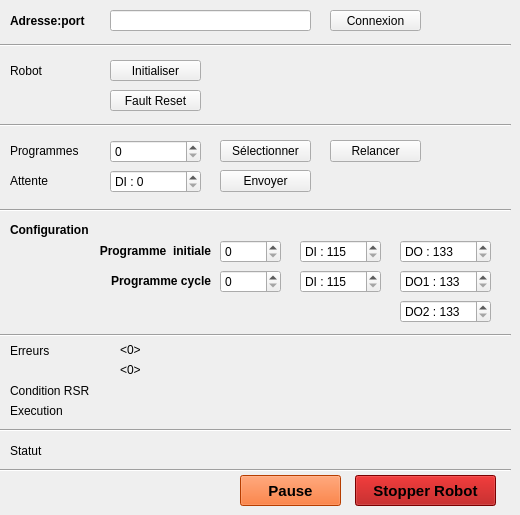
    <widget class="QWidget" name="fanuc">
     <attribute name="title">
      <string>Fanuc</string>
     </attribute>
     <widget class="QPushButton" name="fanuc_connexion">
      <property name="geometry">
       <rect>
        <x>330</x>
        <y>10</y>
        <width>91</width>
        <height>21</height>
       </rect>
      </property>
      <property name="text">
       <string>Connexion</string>
      </property>
     </widget>
     <widget class="QLabel" name="label_18">
      <property name="geometry">
       <rect>
        <x>10</x>
        <y>10</y>
        <width>101</width>
        <height>21</height>
       </rect>
      </property>
      <property name="font">
       <font>
        <bold>true</bold>
       </font>
      </property>
      <property name="text">
       <string>Adresse:port</string>
      </property>
      <property name="wordWrap">
       <bool>false</bool>
      </property>
     </widget>
     <widget class="QLineEdit" name="fanuc_host">
      <property name="geometry">
       <rect>
        <x>110</x>
        <y>10</y>
        <width>201</width>
        <height>21</height>
       </rect>
      </property>
      <property name="text">
       <string/>
      </property>
     </widget>
     <widget class="QLabel" name="label_25">
      <property name="geometry">
       <rect>
        <x>10</x>
        <y>440</y>
        <width>91</width>
        <height>21</height>
       </rect>
      </property>
      <property name="locale">
       <locale language="French" country="France"/>
      </property>
      <property name="text">
       <string>Statut</string>
      </property>
     </widget>
     <widget class="QLabel" name="fanuc_status">
      <property name="geometry">
       <rect>
        <x>120</x>
        <y>440</y>
        <width>371</width>
        <height>21</height>
       </rect>
      </property>
      <property name="font">
       <font>
        <bold>true</bold>
       </font>
      </property>
      <property name="locale">
       <locale language="French" country="France"/>
      </property>
      <property name="text">
       <string>&lt;no status&gt;</string>
      </property>
      <property name="alignment">
       <set>Qt::AlignLeading|Qt::AlignLeft|Qt::AlignVCenter</set>
      </property>
      <property name="wordWrap">
       <bool>false</bool>
      </property>
     </widget>
     <widget class="QPushButton" name="fanuc_stopper_robot">
      <property name="geometry">
       <rect>
        <x>355</x>
        <y>475</y>
        <width>141</width>
        <height>31</height>
       </rect>
      </property>
      <property name="font">
       <font>
        <pointsize>11</pointsize>
        <bold>true</bold>
       </font>
      </property>
      <property name="styleSheet">
       <string notr="true">background-color:#aa0000;color:black;</string>
      </property>
      <property name="text">
       <string>Stopper Robot</string>
      </property>
     </widget>
     <widget class="Line" name="line_13">
      <property name="geometry">
       <rect>
        <x>0</x>
        <y>35</y>
        <width>511</width>
        <height>20</height>
       </rect>
      </property>
      <property name="orientation">
       <enum>Qt::Horizontal</enum>
      </property>
     </widget>
     <widget class="QPushButton" name="fanuc_pause">
      <property name="geometry">
       <rect>
        <x>240</x>
        <y>475</y>
        <width>101</width>
        <height>31</height>
       </rect>
      </property>
      <property name="font">
       <font>
        <pointsize>11</pointsize>
        <bold>true</bold>
       </font>
      </property>
      <property name="styleSheet">
       <string notr="true">background-color:#ff5500;color:black;</string>
      </property>
      <property name="text">
       <string>Pause</string>
      </property>
     </widget>
     <widget class="Line" name="line_19">
      <property name="geometry">
       <rect>
        <x>0</x>
        <y>460</y>
        <width>511</width>
        <height>20</height>
       </rect>
      </property>
      <property name="orientation">
       <enum>Qt::Horizontal</enum>
      </property>
     </widget>
     <widget class="QPushButton" name="fanuc_uop_init">
      <property name="geometry">
       <rect>
        <x>110</x>
        <y>60</y>
        <width>91</width>
        <height>21</height>
       </rect>
      </property>
      <property name="text">
       <string>Initialiser</string>
      </property>
     </widget>
     <widget class="QLabel" name="label_74">
      <property name="geometry">
       <rect>
        <x>10</x>
        <y>60</y>
        <width>101</width>
        <height>21</height>
       </rect>
      </property>
      <property name="locale">
       <locale language="French" country="France"/>
      </property>
      <property name="text">
       <string>Robot</string>
      </property>
     </widget>
     <widget class="QLabel" name="label_75">
      <property name="geometry">
       <rect>
        <x>10</x>
        <y>140</y>
        <width>101</width>
        <height>21</height>
       </rect>
      </property>
      <property name="locale">
       <locale language="French" country="France"/>
      </property>
      <property name="text">
       <string>Programmes</string>
      </property>
     </widget>
     <widget class="QPushButton" name="fanuc_fault_reset">
      <property name="geometry">
       <rect>
        <x>110</x>
        <y>90</y>
        <width>91</width>
        <height>21</height>
       </rect>
      </property>
      <property name="text">
       <string>Fault Reset</string>
      </property>
     </widget>
     <widget class="QSpinBox" name="fanuc_rsr_select_spin">
      <property name="geometry">
       <rect>
        <x>110</x>
        <y>140</y>
        <width>91</width>
        <height>23</height>
       </rect>
      </property>
      <property name="accelerated">
       <bool>true</bool>
      </property>
      <property name="correctionMode">
       <enum>QAbstractSpinBox::CorrectToNearestValue</enum>
      </property>
      <property name="maximum">
       <number>255</number>
      </property>
      <property name="stepType">
       <enum>QAbstractSpinBox::DefaultStepType</enum>
      </property>
     </widget>
     <widget class="QPushButton" name="fanuc_rsr_start">
      <property name="geometry">
       <rect>
        <x>330</x>
        <y>140</y>
        <width>91</width>
        <height>22</height>
       </rect>
      </property>
      <property name="text">
       <string>Relancer</string>
      </property>
     </widget>
     <widget class="QPushButton" name="fanuc_rsr_select">
      <property name="geometry">
       <rect>
        <x>220</x>
        <y>140</y>
        <width>91</width>
        <height>22</height>
       </rect>
      </property>
      <property name="text">
       <string>Sélectionner</string>
      </property>
     </widget>
     <widget class="QLabel" name="label_76">
      <property name="geometry">
       <rect>
        <x>10</x>
        <y>340</y>
        <width>101</width>
        <height>21</height>
       </rect>
      </property>
      <property name="locale">
       <locale language="French" country="France"/>
      </property>
      <property name="text">
       <string>Erreurs</string>
      </property>
     </widget>
     <widget class="Line" name="line_20">
      <property name="geometry">
       <rect>
        <x>0</x>
        <y>115</y>
        <width>511</width>
        <height>20</height>
       </rect>
      </property>
      <property name="orientation">
       <enum>Qt::Horizontal</enum>
      </property>
     </widget>
     <widget class="Line" name="line_21">
      <property name="geometry">
       <rect>
        <x>0</x>
        <y>200</y>
        <width>511</width>
        <height>20</height>
       </rect>
      </property>
      <property name="orientation">
       <enum>Qt::Horizontal</enum>
      </property>
     </widget>
     <widget class="Line" name="line_22">
      <property name="geometry">
       <rect>
        <x>0</x>
        <y>325</y>
        <width>511</width>
        <height>20</height>
       </rect>
      </property>
      <property name="orientation">
       <enum>Qt::Horizontal</enum>
      </property>
     </widget>
     <widget class="QLabel" name="label_77">
      <property name="geometry">
       <rect>
        <x>10</x>
        <y>220</y>
        <width>101</width>
        <height>20</height>
       </rect>
      </property>
      <property name="font">
       <font>
        <bold>true</bold>
       </font>
      </property>
      <property name="text">
       <string>Configuration</string>
      </property>
     </widget>
     <widget class="QLabel" name="label_79">
      <property name="geometry">
       <rect>
        <x>30</x>
        <y>240</y>
        <width>181</width>
        <height>21</height>
       </rect>
      </property>
      <property name="font">
       <font>
        <bold>true</bold>
       </font>
      </property>
      <property name="text">
       <string>Programme  initiale</string>
      </property>
      <property name="alignment">
       <set>Qt::AlignRight|Qt::AlignTrailing|Qt::AlignVCenter</set>
      </property>
     </widget>
     <widget class="QSpinBox" name="fanuc_rsr_initiale">
      <property name="geometry">
       <rect>
        <x>220</x>
        <y>240</y>
        <width>61</width>
        <height>23</height>
       </rect>
      </property>
      <property name="accelerated">
       <bool>true</bool>
      </property>
      <property name="correctionMode">
       <enum>QAbstractSpinBox::CorrectToNearestValue</enum>
      </property>
      <property name="prefix">
       <string/>
      </property>
      <property name="maximum">
       <number>255</number>
      </property>
      <property name="stepType">
       <enum>QAbstractSpinBox::DefaultStepType</enum>
      </property>
     </widget>
     <widget class="QLabel" name="label_78">
      <property name="geometry">
       <rect>
        <x>30</x>
        <y>270</y>
        <width>181</width>
        <height>21</height>
       </rect>
      </property>
      <property name="font">
       <font>
        <bold>true</bold>
       </font>
      </property>
      <property name="text">
       <string>Programme cycle</string>
      </property>
      <property name="alignment">
       <set>Qt::AlignRight|Qt::AlignTrailing|Qt::AlignVCenter</set>
      </property>
     </widget>
     <widget class="QSpinBox" name="fanuc_rsr_cycle">
      <property name="geometry">
       <rect>
        <x>220</x>
        <y>270</y>
        <width>61</width>
        <height>23</height>
       </rect>
      </property>
      <property name="accelerated">
       <bool>true</bool>
      </property>
      <property name="correctionMode">
       <enum>QAbstractSpinBox::CorrectToNearestValue</enum>
      </property>
      <property name="prefix">
       <string/>
      </property>
      <property name="maximum">
       <number>255</number>
      </property>
      <property name="stepType">
       <enum>QAbstractSpinBox::DefaultStepType</enum>
      </property>
     </widget>
     <widget class="QLabel" name="fanuc_erreurs">
      <property name="geometry">
       <rect>
        <x>120</x>
        <y>340</y>
        <width>101</width>
        <height>21</height>
       </rect>
      </property>
      <property name="locale">
       <locale language="French" country="France"/>
      </property>
      <property name="text">
       <string>&lt;0&gt;</string>
      </property>
     </widget>
     <widget class="QLabel" name="label_80">
      <property name="geometry">
       <rect>
        <x>10</x>
        <y>170</y>
        <width>101</width>
        <height>21</height>
       </rect>
      </property>
      <property name="locale">
       <locale language="French" country="France"/>
      </property>
      <property name="text">
       <string>Attente</string>
      </property>
     </widget>
     <widget class="QSpinBox" name="fanuc_di_select">
      <property name="geometry">
       <rect>
        <x>110</x>
        <y>170</y>
        <width>91</width>
        <height>23</height>
       </rect>
      </property>
      <property name="accelerated">
       <bool>true</bool>
      </property>
      <property name="correctionMode">
       <enum>QAbstractSpinBox::CorrectToNearestValue</enum>
      </property>
      <property name="prefix">
       <string>DI : </string>
      </property>
      <property name="maximum">
       <number>255</number>
      </property>
      <property name="stepType">
       <enum>QAbstractSpinBox::DefaultStepType</enum>
      </property>
     </widget>
     <widget class="QPushButton" name="fanuc_di_envoyer">
      <property name="geometry">
       <rect>
        <x>220</x>
        <y>170</y>
        <width>91</width>
        <height>22</height>
       </rect>
      </property>
      <property name="text">
       <string>Envoyer</string>
      </property>
     </widget>
     <widget class="QLabel" name="label_81">
      <property name="geometry">
       <rect>
        <x>10</x>
        <y>380</y>
        <width>101</width>
        <height>21</height>
       </rect>
      </property>
      <property name="locale">
       <locale language="French" country="France"/>
      </property>
      <property name="text">
       <string>Condition RSR</string>
      </property>
     </widget>
     <widget class="QLabel" name="fanuc_condition_rsr">
      <property name="geometry">
       <rect>
        <x>120</x>
        <y>380</y>
        <width>101</width>
        <height>21</height>
       </rect>
      </property>
      <property name="locale">
       <locale language="French" country="France"/>
      </property>
      <property name="text">
       <string>&lt;OK&gt;</string>
      </property>
     </widget>
     <widget class="QLabel" name="label_85">
      <property name="geometry">
       <rect>
        <x>10</x>
        <y>400</y>
        <width>101</width>
        <height>21</height>
       </rect>
      </property>
      <property name="locale">
       <locale language="French" country="France"/>
      </property>
      <property name="text">
       <string>Execution</string>
      </property>
     </widget>
     <widget class="QLabel" name="fanuc_programme_exec">
      <property name="geometry">
       <rect>
        <x>120</x>
        <y>400</y>
        <width>101</width>
        <height>21</height>
       </rect>
      </property>
      <property name="locale">
       <locale language="French" country="France"/>
      </property>
      <property name="text">
       <string>&lt;exec&gt;</string>
      </property>
     </widget>
     <widget class="QLabel" name="fanuc_erreurs_capteurs">
      <property name="geometry">
       <rect>
        <x>120</x>
        <y>360</y>
        <width>101</width>
        <height>21</height>
       </rect>
      </property>
      <property name="locale">
       <locale language="French" country="France"/>
      </property>
      <property name="text">
       <string>&lt;0&gt;</string>
      </property>
     </widget>
     <widget class="QSpinBox" name="fanuc_rsr_cycle_do">
      <property name="geometry">
       <rect>
        <x>400</x>
        <y>270</y>
        <width>91</width>
        <height>23</height>
       </rect>
      </property>
      <property name="accelerated">
       <bool>true</bool>
      </property>
      <property name="correctionMode">
       <enum>QAbstractSpinBox::CorrectToNearestValue</enum>
      </property>
      <property name="prefix">
       <string>DO1 : </string>
      </property>
      <property name="minimum">
       <number>133</number>
      </property>
      <property name="maximum">
       <number>176</number>
      </property>
      <property name="stepType">
       <enum>QAbstractSpinBox::DefaultStepType</enum>
      </property>
     </widget>
     <widget class="QSpinBox" name="fanuc_rsr_initiale_do">
      <property name="geometry">
       <rect>
        <x>400</x>
        <y>240</y>
        <width>91</width>
        <height>23</height>
       </rect>
      </property>
      <property name="accelerated">
       <bool>true</bool>
      </property>
      <property name="correctionMode">
       <enum>QAbstractSpinBox::CorrectToNearestValue</enum>
      </property>
      <property name="prefix">
       <string>DO : </string>
      </property>
      <property name="minimum">
       <number>133</number>
      </property>
      <property name="maximum">
       <number>176</number>
      </property>
      <property name="stepType">
       <enum>QAbstractSpinBox::DefaultStepType</enum>
      </property>
     </widget>
     <widget class="QSpinBox" name="fanuc_rsr_initiale_di">
      <property name="geometry">
       <rect>
        <x>300</x>
        <y>240</y>
        <width>81</width>
        <height>23</height>
       </rect>
      </property>
      <property name="accelerated">
       <bool>true</bool>
      </property>
      <property name="correctionMode">
       <enum>QAbstractSpinBox::CorrectToNearestValue</enum>
      </property>
      <property name="prefix">
       <string>DI : </string>
      </property>
      <property name="minimum">
       <number>115</number>
      </property>
      <property name="maximum">
       <number>160</number>
      </property>
      <property name="stepType">
       <enum>QAbstractSpinBox::DefaultStepType</enum>
      </property>
     </widget>
     <widget class="QSpinBox" name="fanuc_rsr_cycle_di">
      <property name="geometry">
       <rect>
        <x>300</x>
        <y>270</y>
        <width>81</width>
        <height>23</height>
       </rect>
      </property>
      <property name="inputMethodHints">
       <set>Qt::ImhDigitsOnly</set>
      </property>
      <property name="accelerated">
       <bool>true</bool>
      </property>
      <property name="correctionMode">
       <enum>QAbstractSpinBox::CorrectToNearestValue</enum>
      </property>
      <property name="prefix">
       <string>DI : </string>
      </property>
      <property name="minimum">
       <number>115</number>
      </property>
      <property name="maximum">
       <number>160</number>
      </property>
      <property name="stepType">
       <enum>QAbstractSpinBox::DefaultStepType</enum>
      </property>
     </widget>
     <widget class="Line" name="line_23">
      <property name="geometry">
       <rect>
        <x>0</x>
        <y>420</y>
        <width>511</width>
        <height>20</height>
       </rect>
      </property>
      <property name="orientation">
       <enum>Qt::Horizontal</enum>
      </property>
     </widget>
     <widget class="QSpinBox" name="fanuc_rsr_cycle_do2">
      <property name="geometry">
       <rect>
        <x>400</x>
        <y>300</y>
        <width>91</width>
        <height>23</height>
       </rect>
      </property>
      <property name="accelerated">
       <bool>true</bool>
      </property>
      <property name="correctionMode">
       <enum>QAbstractSpinBox::CorrectToNearestValue</enum>
      </property>
      <property name="prefix">
       <string>DO2 : </string>
      </property>
      <property name="minimum">
       <number>133</number>
      </property>
      <property name="maximum">
       <number>176</number>
      </property>
      <property name="stepType">
       <enum>QAbstractSpinBox::DefaultStepType</enum>
      </property>
     </widget>
    </widget>
